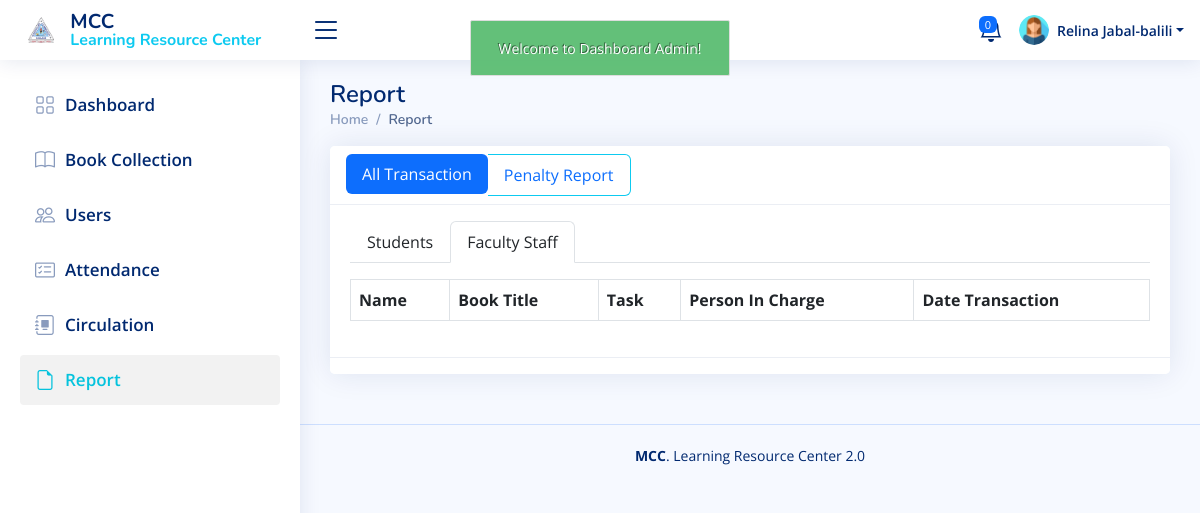
Before: /admin/report_faculty.php (signed in) with the older database file.
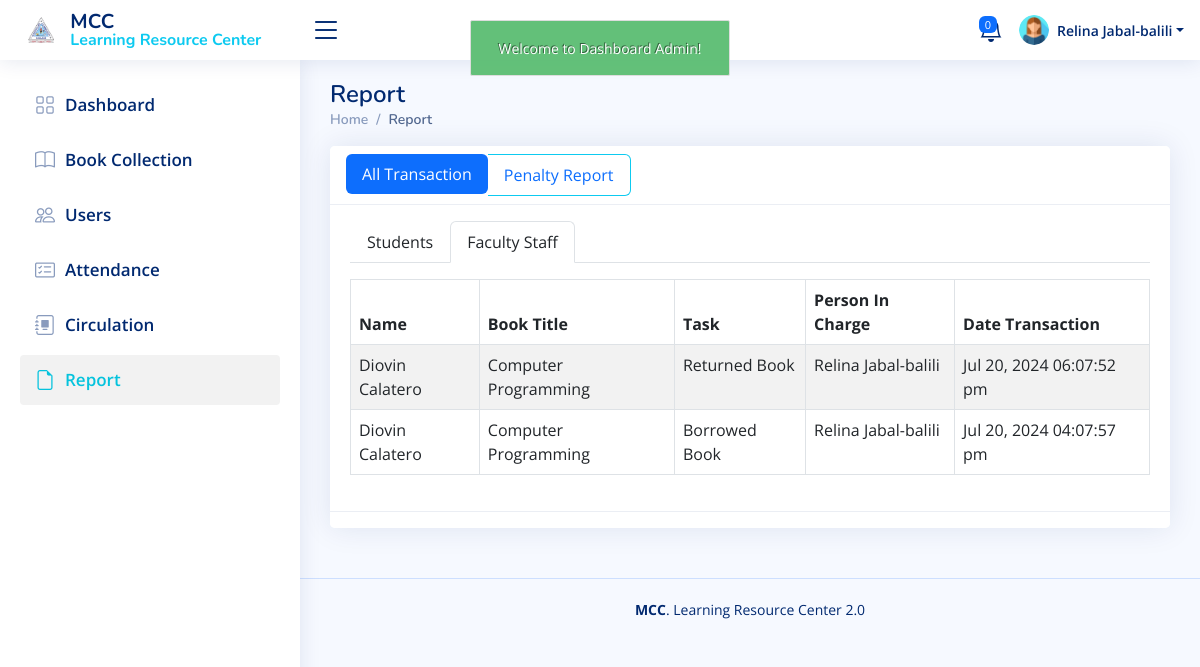
After: the same page with the newer database file.
### tables this page shows
CREATE TABLE `report` (
  `report_id` int(11) NOT NULL,
  `book_id` int(11) NOT NULL,
  `user_id` int(11) NOT NULL,
  `faculty_id` int(11) NOT NULL,
  `admin_name` varchar(100) NOT NULL,
  `detail_action` varchar(100) NOT NULL,
  `date_transaction` datetime NOT NULL
);

CREATE TABLE `faculty` (
  `faculty_id` int(11) NOT NULL,
  `faculty_log_id` int(11) NOT NULL,
  `lastname` varchar(50) NOT NULL,
  `firstname` varchar(50) NOT NULL,
  `middlename` varchar(50) NOT NULL,
  `gender` varchar(45) NOT NULL,
  `course` varchar(45) NOT NULL,
  `address` varchar(45) NOT NULL,
  `cell_no` varchar(25) NOT NULL,
  `birthdate` varchar(45) NOT NULL,
  `email` varchar(100) NOT NULL,
  `username` varchar(255) NOT NULL,
  `password` varchar(255) NOT NULL,
  `cpassword` varchar(255) NOT NULL,
  `role_as` varchar(50) NOT NULL,
  `status` varchar(50) NOT NULL,
  `faculty_added` datetime NOT NULL,
  `qr_code` varchar(255) NOT NULL,
  `verify_token` varchar(255) NOT NULL,
  `token_used` tinyint(1) DEFAULT 0
);

CREATE TABLE `book` (
  `book_id` int(11) NOT NULL,
  `call_number` varchar(50) NOT NULL,
  `accession_number` varchar(50) NOT NULL,
  `title` varchar(150) NOT NULL,
  `category_id` int(11) NOT NULL,
  `author` varchar(50) NOT NULL,
  `copyright_date` varchar(20) NOT NULL,
  `publisher` varchar(50) NOT NULL,
  `place_publication` varchar(50) NOT NULL,
  `isbn` varchar(50) NOT NULL,
  `barcode` varchar(50) NOT NULL,
  `book_image` varchar(100) NOT NULL,
  `date_added` datetime NOT NULL,
  `status` varchar(50) NOT NULL,
  `status_hold` varchar(50) NOT NULL
);

### admin/report_faculty.php (the view, shortened to what this page needs)
<?php
include('authentication.php');
include('includes/header.php');
include('./includes/sidebar.php');
?>
<main id="main" class="main">
     <?php  $page = substr($_SERVER['SCRIPT_NAME'], strrpos($_SERVER['SCRIPT_NAME'], "/")+ 1); ?>
     <div class="pagetitle">
          <h1>Report</h1>
          <nav>
               <ol class="breadcrumb">
                    <li class="breadcrumb-item"><a href="index.php">Home</a></li>
                    <li class="breadcrumb-item active">Report</li>
               </ol>
          </nav>
     </div>
     <section class="section">
          <div class="row">
               <div class="col-lg-12">
                    <div class="card">
                         <div class="card-header">
                              <ul class="nav nav-pills">
                                   <li class="nav-item">
                                        <a class="nav-link <?=$page == 'report.php' || $page == 'report_faculty.php' ? 'active': '' ?>"
                                             href="report.php">All Transaction</a>
                                   </li>
                                   <li class="nav-item  border border-info border-start-0 rounded-end">
                                        <a class="nav-link <?=$page == 'report_penalty.php' ? 'active': '' ?>"
                                             href="report_penalty.php">Penalty Report</a>
                                   </li>
                              </ul>
                         </div>
                         <div class="card-body">
                              <div class="table-responsive mt-3">
                                   <ul class="nav nav-tabs mb-3">
                                        <li class="nav-item">
                                             <a class="nav-link <?=$page == 'report.php' ? 'active': '' ?> text-dark"
                                                  href="report.php">Students </a>
                                        </li>
                                        <li class="nav-item">
                                             <a class="nav-link <?=$page == 'report_faculty.php' ? 'active': '' ?> text-dark"
                                                  href="report_faculty.php">Faculty Staff</a>
                                        </li>
                                   </ul>
                                   <table id="myDataTable" cellpadding="0" cellspacing="0" border="0"
                                        class="table table-striped table-bordered">
                                        <thead>
                                             <tr>
                                                  <th>Name</th>
                                                  <th>Book Title</th>
                                                  <th>Task</th>
                                                  <th>Person In Charge</th>
                                                  <th>Date Transaction</th>
                                             </tr>
                                        </thead>
                                        <tbody>
                                             <?php
							$result= mysqli_query($con,"SELECT * from report
							LEFT JOIN book ON report.book_id = book.book_id
							LEFT JOIN faculty ON report.faculty_id = faculty.faculty_id
							order by report.report_id DESC ");
							while ($row= mysqli_fetch_array ($result) ){
							$faculty_name=$row['firstname']." ".$row['lastname'];
							?>
                                             <?php if(isset($row['faculty_id'])) :?>
                                             <tr>
                                                  <td><?php echo $faculty_name; ?></td>
                                                  <td><?php echo $row['title']; ?></td>
                                                  <td><?php echo $row['detail_action']; ?></td>
                                                  <td><?php echo $row['admin_name']; ?></td>
                                                  <td><?php echo date("M d, Y h:m:s a",strtotime($row['date_transaction'])); ?>
                                                  </td>
                                             </tr>
                                             <?php endif; ?>
                                             <?php } ?>
                                        </tbody>
                                   </table>
                              </div>
                         </div>
                         <div class="card-footer"></div>
                    </div>
               </div>
          </div>
     </section>
</main>
<?php
include('./includes/footer.php');
?>

Changed rows visible on the page:
added report: faculty.lastname "Diovin Calatero", book.title "Computer Programming", detail_action "Returned Book", admin_name "Relina Jabal-balili", date_transaction "Jul 20, 2024 06:07:52 pm"
added report: faculty.lastname "Diovin Calatero", book.title "Computer Programming", detail_action "Borrowed Book", admin_name "Relina Jabal-balili", date_transaction "Jul 20, 2024 04:07:57 pm"
